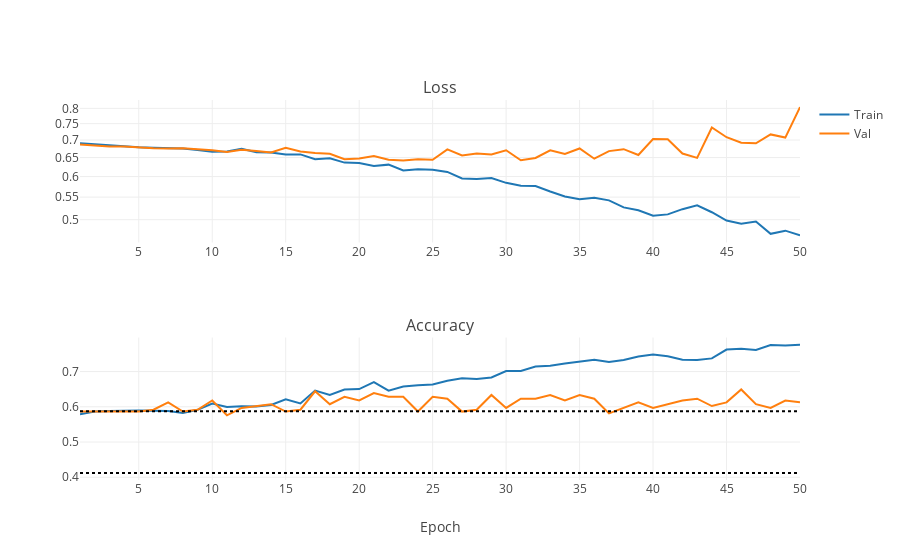

Notebook cell for this chart:
### Markdown cell above
This is much better, we now see some genuine learning! However, some amount of overfitting is definitely still present. Perhaps our model is still to complex for only two classes.. Let's try down-scaling AlexNet by another factor of 2: downscale=32.

### Code cell
iplot(plot_training_stats("/DATA/Dropbox/LOOTRPV/Personal_programming/MachineLearning/Tutorials/ImageRecognition/NNs/AlexNet_logs/2_downscale32.log"))
